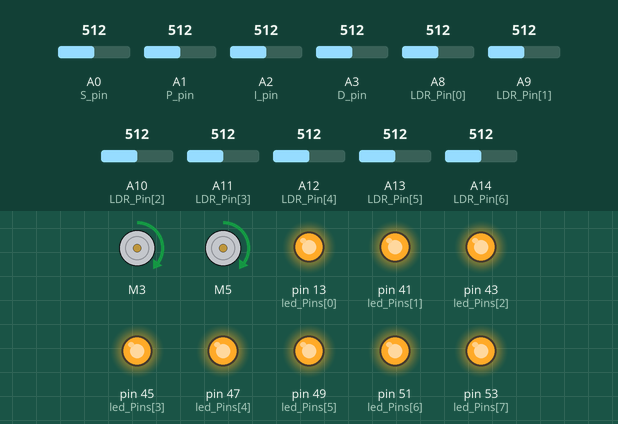
This sketch was run on a simulated Arduino Mega 2560, built with avr-gcc and run on an emulated ATmega2560. Shown: 2 × DC motor (green arrow = forward, orange = backward, longer = faster), output pins drawn as LEDs (lit = HIGH). Inputs (shaded band) come from the test bench; at power-on: A0 (S_pin) = 512, A8 (LDR_Pin[0]) = 512, A1 (P_pin) = 512, A9 (LDR_Pin[1]) = 512, A2 (I_pin) = 512, A3 (D_pin) = 512, A10 (LDR_Pin[2]) = 512, A11 (LDR_Pin[3]) = 512, A12 (LDR_Pin[4]) = 512, A13 (LDR_Pin[5]) = 512, A14 (LDR_Pin[6]) = 512. What the sketch prints to the serial monitor is not drawn.

Above: at 10.9 s.
11.0 s: A0 (S_pin) set to 306
At 12.0 s:
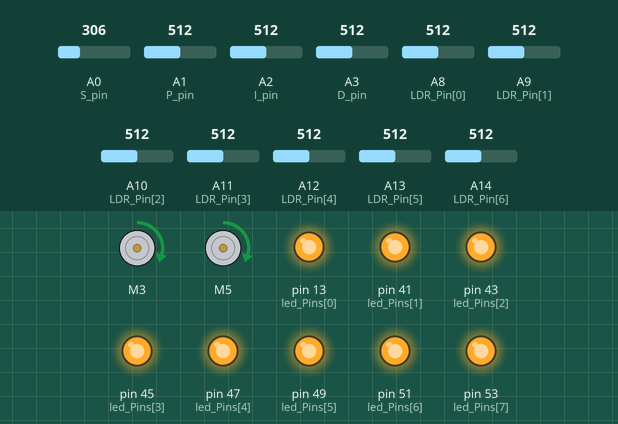
12.5 s: A8 (LDR_Pin[0]) set to 496
At 13.2 s:
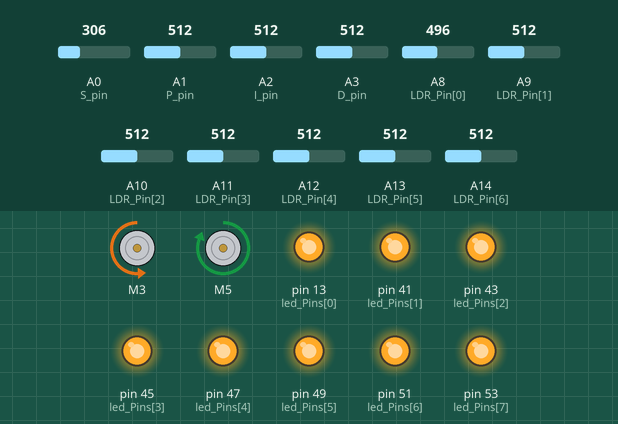
14.0 s: A1 (P_pin) set to 716
At 14.3 s:
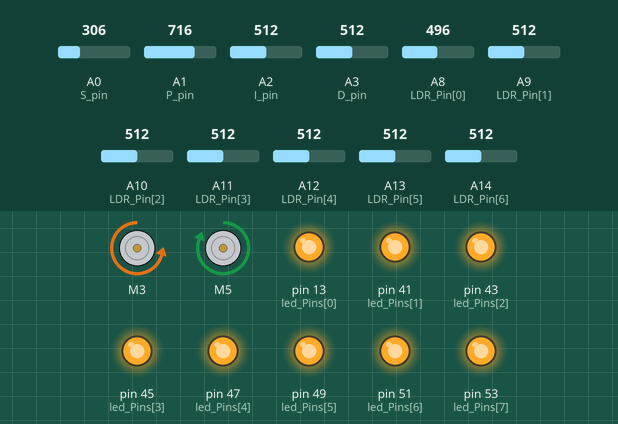
15.5 s: A9 (LDR_Pin[1]) set to 500
At 16.7 s:
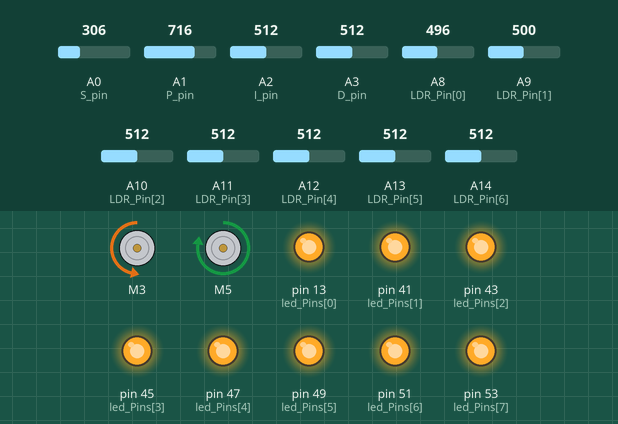
17.0 s: A8 (LDR_Pin[0]) set to 716
At 17.7 s:
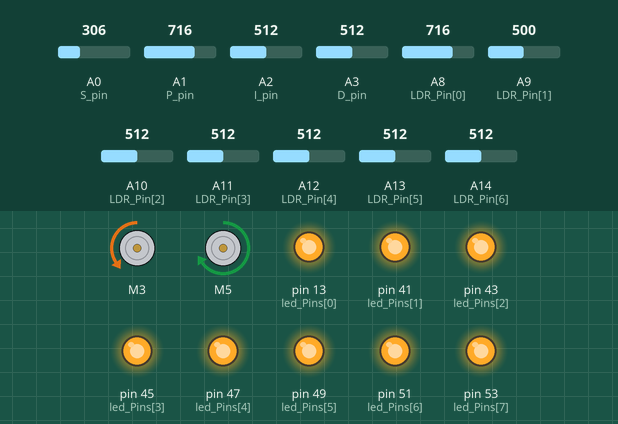
18.5 s: A0 (S_pin) set to 30
At 18.9 s:
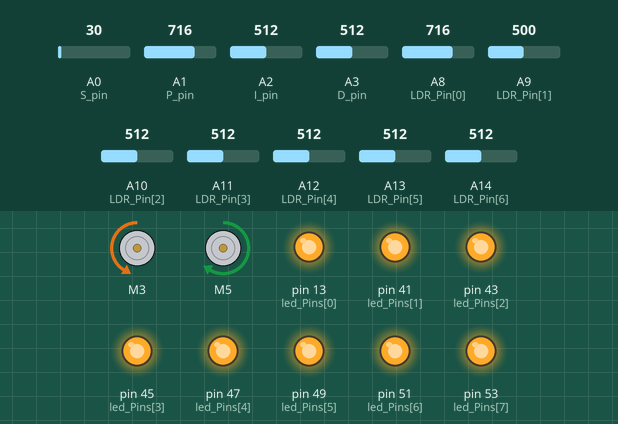
Timing chart, 0 to 21.0 s (numbered marks = the images above; inputs shaded):
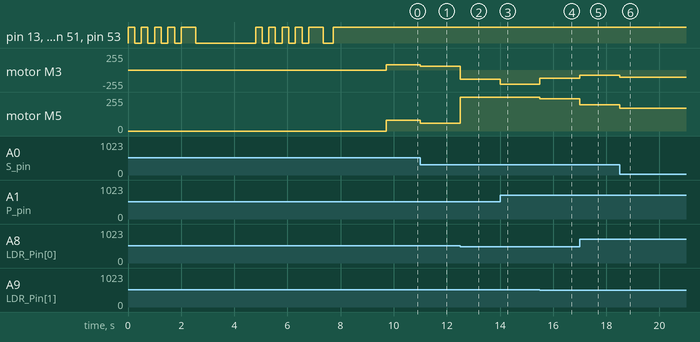

Measured:
- the behaviour switches between 512 and 511 on A8 (LDR_Pin[0]) (found by bisection; images 1 and 2)
- the behaviour switches between 512 and 511 on A9 (LDR_Pin[1]) (found by bisection; images 3 and 4)
- after the input at 11.0 s, motor M3, motor M5: forward 80/255 → forward 59/255 at once
- after the input at 12.5 s, motor M3: forward 59/255 → backward 141/255 at once; motor M5: forward 59/255 → forward 255/255 at once
- after the input at 14.0 s, motor M3: backward 141/255 → backward 217/255 at once
- after the input at 15.5 s, motor M3: backward 217/255 → backward 125/255 at once; motor M5: forward 255/255 → forward 243/255 at once
- after the input at 17.0 s, motor M3: backward 125/255 → backward 79/255 at once; motor M5: forward 243/255 → forward 197/255 at once
- after the input at 18.5 s, motor M3: backward 79/255 → backward 106/255 at once; motor M5: forward 197/255 → forward 170/255 at once

The sketch:

LineFollowingCode_ECE5_SP23.ino
```cpp
/* ************************************************************************************************* */
// UCSD ECE 5 Lab 4 Code: Line Following Robot with PID
// V 4.0
// Last Modified 9/06/2023 by MingWei Yeoh and Karcher Morris
/* ************************************************************************************************* */

/*
   This is code for your PID controlled line following robot.

   ******      Code Table of Contents      ******

  - Line_Follower_Code_Basic
   > Declare libraries     - declares global variables so each variable can be accessed from every function
   > Declare Pins          - where the user sets what pin everything is connected to
   > Settings              - settings that can improve robot functionality and help to debug
   > Setup (Main)          - runs once at beginning when you press button on arduino or when you open serial monitor
   > Loop  (Main)          - loops forever calling on a series of function

  - Calibration
   > Main Calibrate()      - runs calibration function calls and synchronizes calibration state with different led animations

  - Helper_Functions
   > setLEDs               - turns on all LEDs in the LED_Pin array on or off
   > Read Potentiometers   - reads each potentiometer
   > Read Photoresistors   - reads each photoresistor
   > Run Motors            - runs motors
   > Calculate Error       - calculate error from photoresistor readings
   > PID Turn              - takes the error and implements PID control
   > Print                 - used for printing information but should disable when not debugging because it slows down program

*/

// Include files needed
#include <L298NX2.h> // Using "L298N" library found through arduino library manager developed by Andrea Lombardo (https://github.com/AndreaLombardo/L298N)

// ************************************************************************************************* //
// ************************************************************************************************* //
// Change Robot Settings here

#define PRINTALLDATA        0  // Turn to 1  to prints ALL the data when changed to 1, Could be useful for debugging =)
                                // !! Turn to 0 when running robot untethered
#define NOMINALSPEED        30 // This is the base speed for both motors, can also be increased by using potentiometers

// ************************************************************************************************* //

// ****** DECLARE PINS HERE  ******

// Taken from LEFT TO RIGHT of the robot ****** Orient yourself so that you are looking from the rear of the robot (photoresistors are farthest away from you, wheels are closest to you)
//                  Left Motors   Right motors
L298NX2 DriveMotors(  2, 3, 4,      7, 5, 6);
//                 ENA, IN1, IN2, ENB, IN3, IN4

enum side {LEFT, RIGHT};

int LDR_Pin[] = {A8, A9, A10, A11, A12, A13, A14}; // SET PINS CONNECTED TO PHOTORESISTORS // FROM LEFT TO RIGHT OF THE ROBOT, ROBOT IS ORIENTED WHERE PHOTORESISOTRS FARTHEST FROM YOU AND WHEELS ARE CLOSEST TO YOU

// Potentiometer Pins
const int S_pin = A0; // Pin connected to Speed potentiometer
const int P_pin = A1; // Pin connected to P term potentiometer
const int I_pin = A2; // Pin connected to I term potentiometer
const int D_pin = A3; // Pin connected to D term potentiometer

int led_Pins[] = {13,41,43,45,47,49,51,53};  // LEDs to indicate what part of calibration you're on and to illuminate the photoresistors

// ****** DECLARE Variables HERE  ******

//Variables Potentiometer Reading
int SpRead = 0; // speed increase
int kPRead = 0; // proportional gain
int kIRead = 0; // integral gain
int kDRead = 0; // derivative gain

// Variables for Calibration and Error Calculation
float Mn[20];
float Mx[20];
float LDRf[20];
int LDR[20];
int rawPResistorData[20];
int totalPhotoResistors = sizeof(LDR_Pin) / sizeof(LDR_Pin[0]);
int numLEDs = sizeof(led_Pins) / sizeof(led_Pins[0]);
int MxRead, MxIndex, CriteriaForMax;
int leftHighestPR, highestPResistor, rightHighestPR;
float AveRead, WeightedAve;

// For Motor Control
int M1SpeedtoMotor, M2SpeedtoMotor;
int Turn, M1P = 0, M2P = 0;
float error, lasterror = 0, sumerror = 0;
float kP, kI, kD;


// ************************************************************************************************* //
// setup - runs once
void setup() {
  Serial.begin(9600);                            // For serial communication set up

  for (int i = 0; i < numLEDs; i++)
    pinMode(led_Pins[i], OUTPUT);                // Initialize all LEDs to output

  Calibrate();                                   // Calibrate black and white sensing

  ReadPotentiometers();                          // Read potentiometer values (Sp, P, I, & D)

} // end setup()

// ************************************************************************************************* //
// loop - runs/loops forever
void loop() {

  ReadPotentiometers(); // Read potentiometers

  ReadPhotoResistors(); // Read photoresistors

  CalcError();          // Calculates error

  PID_Turn();           // PID Control and Output to motors to turn

  RunMotors();          // Runs motors

  if (PRINTALLDATA)     // If PRINTALLDATA Enabled, Print all the data
    Print();

} // end loop()


// ************************************************************************************************* //
// function to calibrate

void Calibrate() {

  int numberOfMeasurements = 20;                // set number Of Measurements to take

  CalibrateHelper(numberOfMeasurements, false); // White Calibration

  setLeds(0);                                   // Turn off LEDs to indicate user to calibrate other color
  delay(2000);

  CalibrateHelper(numberOfMeasurements, true);  // Black Calibration

  Serial.print("White Vals:  ");
  for (int i = 0; i < totalPhotoResistors; i++)
    Serial.print(String(Mn[i]) + " ");          // Print the White values that will be used by the robot
  Serial.println();

  Serial.print("Black Vals:  ");
  for (int i = 0; i < totalPhotoResistors; i++)
    Serial.print(String(Mx[i]) + " ");          // Print the Black values that will be used by the robot
  Serial.println();

  Serial.print("Delta Vals:  ");
  for (int i = 0; i < totalPhotoResistors; i++)
    Serial.print(String(Mx[i] - Mn[i]) + " ");  // Print the Difference between the White and Black valuess
  Serial.println();

  setLeds(1);                                   // Turn LEDs on
  delay(2000);

} // end Calibrate()

void CalibrateHelper(int numberOfMeasurements, boolean ifCalibratingBlack) {

  if (ifCalibratingBlack)
    Serial.println("\nCalibrating Black");
  else
    Serial.println("\nCalibrating White");
// Indicate that calibration is starting
  for (int i = 0; i < 4; i++) {
      setLeds(1); // turn the LEDs on
      delay(250); // wait
      setLeds(0); // turn the LEDs off
      delay(250); // wait
  }

  setLeds(1);
  delay(250);

  for (int i = 0; i < numberOfMeasurements; i++) {
    for (int pin = 0; pin < totalPhotoResistors; pin++) {
      LDRf[pin] = LDRf[pin] + (float)analogRead(LDR_Pin[pin]);
      delay(2);
    }
    Serial.print(". ");
  }
  for (int pin = 0; pin < totalPhotoResistors; pin++) {
    if (ifCalibratingBlack) {                                   // updating cooresponding array based on if we are calibrating black or white
      Mx[pin] = round(LDRf[pin] / (float)numberOfMeasurements); // take average and store for black
    }
    else {
      Mn[pin] = round(LDRf[pin] / (float)numberOfMeasurements); // take average and store for white
    }
    LDRf[pin] = 0.0;
  }

  Serial.println(" Done!");
  setLeds(0);
  delay(250);
}

// Set all LEDs to a certain brightness
void setLeds(int x) {
  for (int i = 0; i < numLEDs; i++)
    digitalWrite(led_Pins[i], x);
}

// **********Recall your Challenge #1 Code********************************************************************** //
// function to read and map values from potentiometers
void ReadPotentiometers() {
  // Call on user-defined function to read Potentiometer values
  SpRead = ReadPotentiometerHelper(S_pin, 0, 1023, 0, 100); // We want to read a potentiometer for S_pin with resolution from 0 to 1023 and potentiometer range from 0 to 100.
  kPRead = ReadPotentiometerHelper(P_pin, 0, 1023, 0, 100); // We want to read a potentiometer for P_pin with resolution from 0 to 1023 and potentiometer range from 0 to 100.
  kIRead = ReadPotentiometerHelper(I_pin, 0, 1023, 0, 100); // We want to read a potentiometer for I_pin with resolution from 0 to 1023 and potentiometer range from 0 to 100.
  kDRead = ReadPotentiometerHelper(D_pin, 0, 1023, 0, 100); // We want to read a potentiometer for D_pin with resolution from 0 to 1023 and potentiometer range from 0 to 100.

} // end ReadPotentiometers()

int ReadPotentiometerHelper(int pin, int min_resolution, int max_resolution, int min_potentiometer, int max_potentiometer) {
  return map(analogRead(pin), min_resolution, max_resolution, min_potentiometer, max_potentiometer);
}

// **********Recall your Challenge #2 Code********************************************************************** //
// Function to read photo resistors and map from 0 to 100
void ReadPhotoResistors() {
  for (int i = 0; i < totalPhotoResistors; i++) {
    rawPResistorData[i] = analogRead(LDR_Pin[i]);
    LDR[i] = map(rawPResistorData[i], Mn[i], Mx[i], 0, 100); // Mn and Mx are created from calibration Min and Max for each pin
  }

} // end ReadPhotoResistors()


// **********Recall your Challenge #3 Code********************************************************************** //
// function to start motors using nominal speed + speed addition from potentiometer
void RunMotors() {
  M1SpeedtoMotor = min(NOMINALSPEED + SpRead + M1P, 255); // limits speed to 255
  M2SpeedtoMotor = min(NOMINALSPEED + SpRead + M2P, 255); // remember M1Sp & M2Sp is defined at beginning of code (default 60)

  runMotorAtSpeed(LEFT, M2SpeedtoMotor); // run right motor
  runMotorAtSpeed(RIGHT, M1SpeedtoMotor); // run left motor
} // end RunMotors()

// A function that commands a specified motor to move towards a given direction at a given speed
void runMotorAtSpeed(side _side, int speed) {
  if (_side == LEFT) {
    DriveMotors.setSpeedA(abs(speed));
    if (speed > 0)                // swap direction if speed is negative
      DriveMotors.forwardA();           // sets the direction of the motor from arguments
    else
      DriveMotors.backwardA();          // sets the direction of the motor from arguments
  }
  if (_side == RIGHT) {
    DriveMotors.setSpeedB(abs(speed));
    if (speed > 0)                // swap direction if speed is negative
      DriveMotors.forwardB();           // sets the direction of the motor from arguments
    else
      DriveMotors.backwardB();          // sets the direction of the motor from arguments
  }
}


// ************************************************************************************************* //
// Calculate error from photoresistor readings
void CalcError() {
  MxRead = -99;
  AveRead = 0.0;
  for (int i = 0; i < totalPhotoResistors; i++) { // This loop goes through each photoresistor and stores the photoresistor with the highest value to the variable 'highestPResistor'
    if (MxRead < LDR[i]) {
      MxRead = LDR[i];
      MxIndex = -1 * (i - 3);
      highestPResistor = (float)i;
    }
    AveRead = AveRead + (float)LDR[i] / (float)totalPhotoResistors;
  }

  CriteriaForMax = 1.5;
  if (MxRead > CriteriaForMax * AveRead) { // Make sure that the highestPResistor is actually "seeing" a line. What happens if there is no line and we take the photoresistor that happens to have the highest value?

    // Next we assign variables to hold the index of the left and right Photoresistor that has the highest value, though we have to make sure that we aren't checking a Photoresistor that doesn't exist.
    // Ex: To the left of the left most photoresistor or the right of the right most photoresistor
    if (highestPResistor != 0)
      leftHighestPR = highestPResistor - 1;
    else
      leftHighestPR = highestPResistor;

    if (highestPResistor != totalPhotoResistors - 1)
      rightHighestPR = highestPResistor + 1;
    else
      rightHighestPR = highestPResistor;

    // Next we take the percentage of "line" each of our left, middle, and right photoresistors sees and then we take the average, which is our error calculation
    float numerator = (float)(LDR[leftHighestPR] * leftHighestPR) + (float)(LDR[highestPResistor] * highestPResistor) + (float)(LDR[rightHighestPR] * rightHighestPR);
    float denominator = (float)LDR[leftHighestPR] + (float)LDR[highestPResistor] + (float)LDR[rightHighestPR];

    WeightedAve = ((float)numerator) / denominator;

    error = (WeightedAve - totalPhotoResistors/2);
  }

} // end CalcError()

// ************************************************************************************************* //
// PID Function
void PID_Turn() {
  kP = (float)kPRead * 1.;    // each of these scaling factors can change depending on how influential you want them to be
  kI = (float)kIRead * 0.001;
  kD = (float)kDRead * 0.01;

  Turn = error * kP + sumerror * kI + (error - lasterror) * kD; // PID!!!!!!!!!!!!!

  if (sumerror > 5)   // prevents integrator wind-up
    sumerror = 5;
  else if (sumerror < -5)
    sumerror = -5;

  if (error == 0)     // Reset sumerror if line is centered
    sumerror = 0;

  if (Turn < 0) {
    M1P = -Turn;       // One motor becomes slower and the other faster
    M2P = Turn;
  }
  else if (Turn > 0) {
    M1P = -Turn;
    M2P = Turn;
  }
  else {
    M1P = 0;
    M2P = 0;
  }

  lasterror = error;
  sumerror = sumerror + error;

} // end PID_Turn()

// ************************************************************************************************* //
// function to print values of interest
void Print() {
  Serial.print(" Sp: " + String(SpRead) + " P: " + String(kP) + " I: " + String(kI) + " D: " + String(kD) + "  PResistor Val : "); // Prints PID settings

  for (int i = 0; i < totalPhotoResistors; i++) { // Printing the photo resistor reading values one by one
    Serial.print(LDR[i]);
    //Serial.print(rawPResistorData[i]); //Uncomment this if you would prefer to see raw photoresistor readings
    Serial.print(" ");
  }

  Serial.print(" Error: " + String(error));      // this will show the calculated error (-3 through 3)

  Serial.println("  LMotor:  " + String(M1SpeedtoMotor) + "  RMotor:  " + String(M2SpeedtoMotor));    // This prints the arduino output to each motor so you can see what the values are (0-255)
  setLeds(0);
  delay(100);                                    // just here to slow down the output for easier reading. Don't comment out or else it'll slow down the processor on the arduino
  setLeds(1);
  delay(100);

} // end Print()
```
